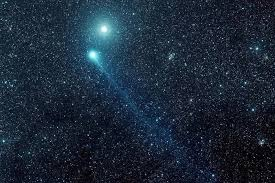
#> input picture images/b.jpg, 275 x 183 px
$ python 2.py
#> lines starting #> are read from the running program, lines starting #| are printed output that depends on the picture
from PIL import Image,ImageFilter
#Read image
im = Image.open('b.jpg')
#> im is the input picture: PIL image 275x183 RGB; mean R, G, B 28.2, 41.5, 57
#Display image
im.show()

from PIL import ImageEnhance
enh = ImageEnhance.Contrast(im)
enh.enhance(1.8).show("30% more contrast")
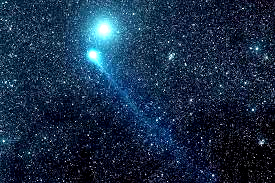
#> shown: PIL image 275x183 RGB; mean R, G, B 24.4, 45.2, 70.8
#5-pillow.png
im.save("lena3.jpg")
